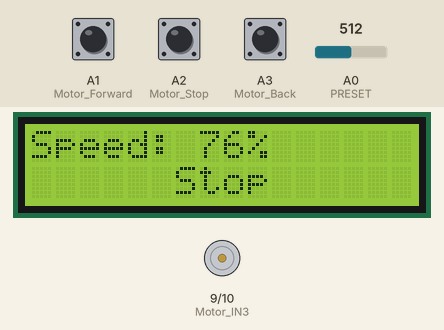
This sketch was run on a simulated Arduino Uno, built with avr-gcc and run on an emulated ATmega328P. Parts: 16×2 character LCD, motor-driver pin pairs drawn as motors (green arrow = first pin HIGH = forward, orange = second pin HIGH = backward, longer = more drive, scaled by the enable pin). The test bench sets the inputs (shaded band); at power-on: A1 (Motor_Forward) HIGH, A3 (Motor_Back) HIGH, A0 (PRESET) = 512, A2 (Motor_Stop) HIGH.

Above: at 3.2 s.
3.3 s: A1 (Motor_Forward) pulled LOW for 0.15 s
At 4.5 s:
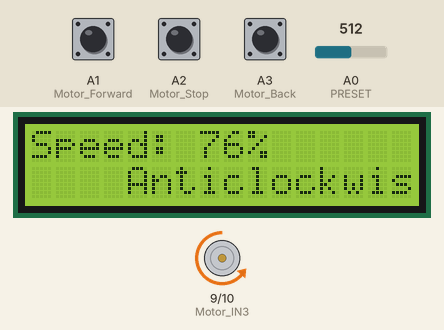
4.9 s: A3 (Motor_Back) pulled LOW for 0.15 s
At 5.4 s:
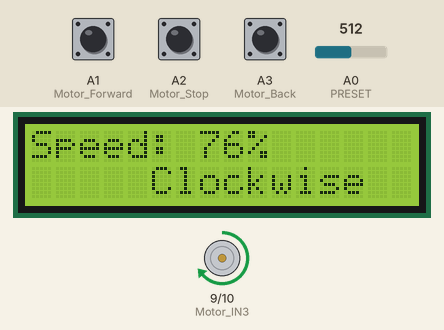
6.5 s: A0 (PRESET) set to 716
At 7.0 s:
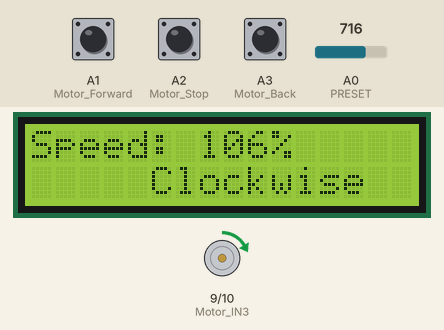
8.0 s: A2 (Motor_Stop) pulled LOW for 0.15 s
At 8.7 s:
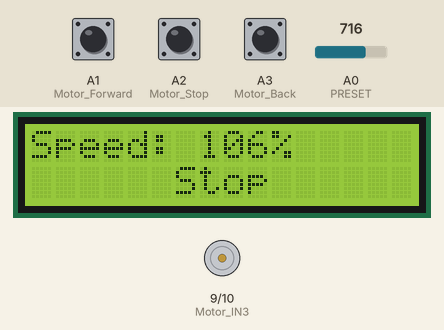
9.6 s: A0 (PRESET) set to 900
At 10.4 s:
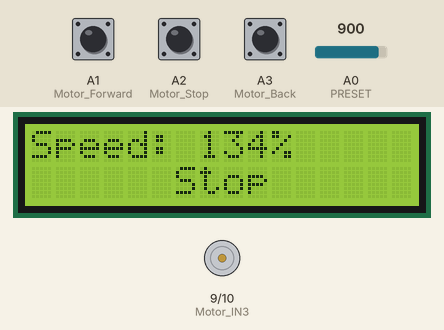
11.1 s: A1 (Motor_Forward) pulled LOW for 1 s
At 12.4 s:
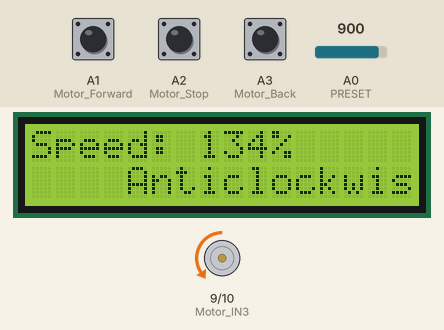
Timing chart, 0 to 14.1 s (numbered marks = the images above; inputs shaded):
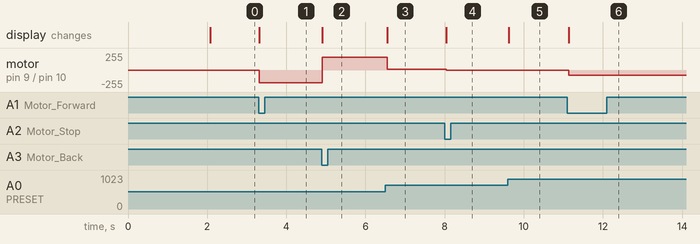

The sketch:

sketch_Speed_Control_DC_Motor_.ino
```cpp
#include <LiquidCrystal.h>
LiquidCrystal lcd(7, 6, 5, 4, 3, 2);

#define PRESET  A0
#define Motor_Forward A1
#define Motor_Stop A2
#define Motor_Back A3

#define Motor_ENB 11
#define Motor_IN4 10
#define Motor_IN3 9

int Read_Value =0;
int Speed;
int Speed_LCD;
int Value = 0;

void setup(){
Serial.begin(9600);// initialize serial communication at 9600 bits per second:

pinMode(PRESET, INPUT);

pinMode(Motor_Forward, INPUT_PULLUP);
pinMode(Motor_Stop, INPUT_PULLUP);
pinMode(Motor_Back, INPUT_PULLUP);

pinMode(Motor_ENB, OUTPUT);
pinMode(Motor_IN4, OUTPUT);
pinMode(Motor_IN3, OUTPUT);

lcd.begin(16,2);
lcd.setCursor(0,0);
lcd.print(" Speed Control ");
lcd.setCursor(0,1);
lcd.print("  DC Motor  ");
delay(2000); // Waiting for a while
lcd.clear();
}

void loop(){
Read_Value = analogRead(PRESET);
Speed = map(Read_Value, 0, 670, 0, 250);
Speed_LCD = map(Read_Value, 0, 670, 0, 100);

analogWrite(Motor_ENB, Speed);

lcd.setCursor(0,0);
lcd.print("Speed: ");
lcd.print(Speed_LCD);
lcd.print("%  ");

if(digitalRead (Motor_Forward) == 0){Value = 1;}
if(digitalRead (Motor_Stop) == 0){Value = 0;}
if(digitalRead (Motor_Back) == 0){Value = 2;}


lcd.setCursor(0,1);

if(Value==0){ lcd.print("      Stop      ");
digitalWrite(Motor_IN4, LOW);
digitalWrite(Motor_IN3, LOW);
}

if(Value==1){ lcd.print("    Anticlockwise   ");
digitalWrite(Motor_IN4, HIGH);
digitalWrite(Motor_IN3, LOW);
}

if(Value==2){ lcd.print("     Clockwise      ");
digitalWrite(Motor_IN4, LOW);
digitalWrite(Motor_IN3, HIGH);
}

delay(50);
}
```

Measured:
- after the input at 3.3 s, motor on pin 9 (Motor_IN3) / pin 10 (Motor_IN4): stopped → backward 191/255 at once; the display: changes at once (image 1)
- after the input at 4.9 s, motor on pin 9 (Motor_IN3) / pin 10 (Motor_IN4): backward 191/255 → forward 191/255 at once; the display: changes at once (image 2)
- after the input at 6.5 s, motor on pin 9 (Motor_IN3) / pin 10 (Motor_IN4): forward 191/255 → forward 11/255 after 0.05 s; the display: changes after 0.05 s (image 3)
- after the input at 8.0 s, motor on pin 9 (Motor_IN3) / pin 10 (Motor_IN4): forward 11/255 → stopped at once; the display: changes at once (image 4)
- after the input at 9.6 s, the display: changes at once (image 5)
- after the input at 11.1 s, motor on pin 9 (Motor_IN3) / pin 10 (Motor_IN4): stopped → backward 79/255 at once; the display: changes at once (image 6)
